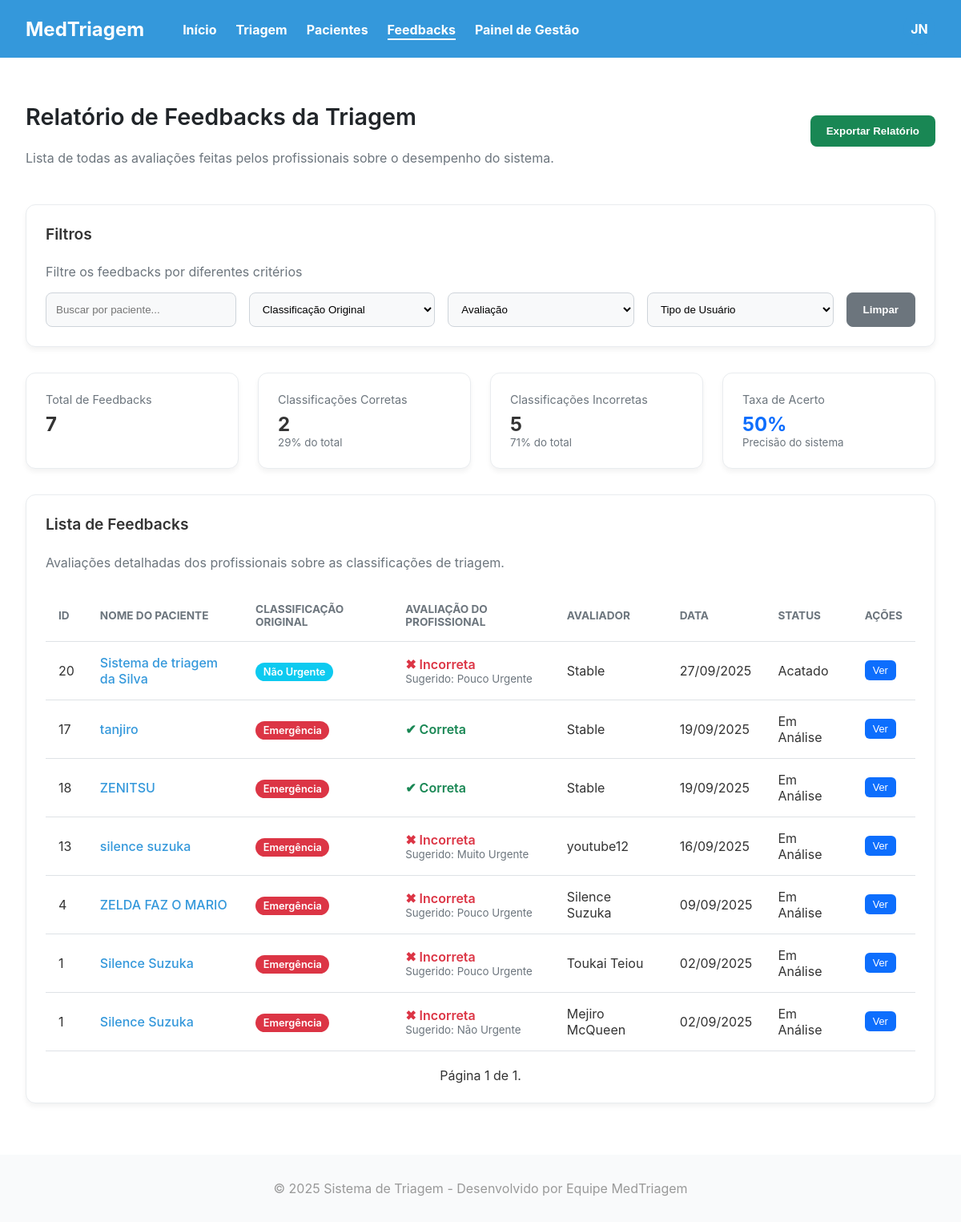
The app's page /master/feedback/lista/ (signed in), older data.
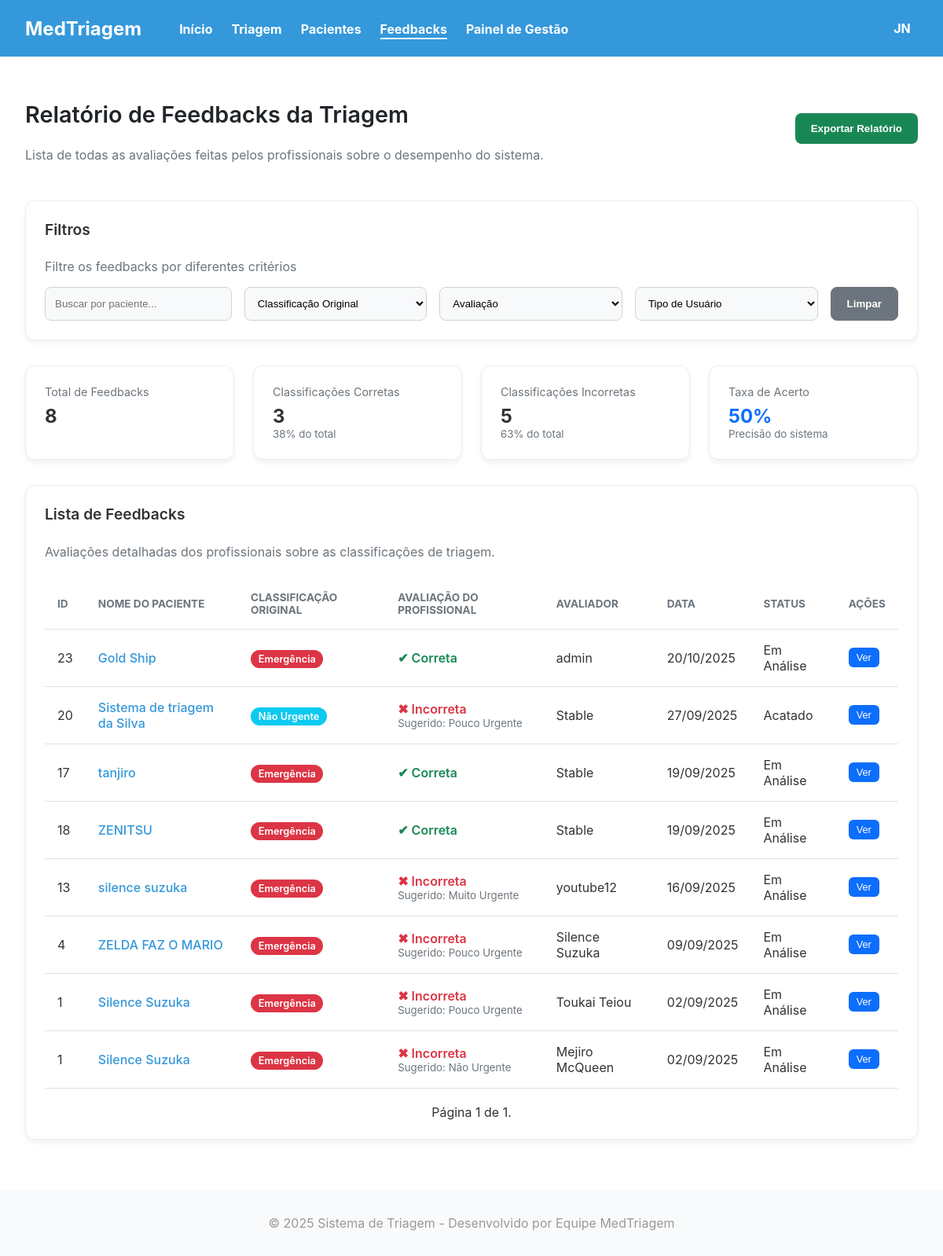
The same page, newer data.
### triagem/models.py (models this page shows, shortened)
class FeedbackTriagem(models.Model):
    unidade_saude = models.ForeignKey(UnidadeSaude, on_delete=models.CASCADE, null=True) # Campo OBRIGATÓRIO
    paciente = models.ForeignKey(Paciente, on_delete=models.CASCADE)
    usuario = models.ForeignKey(settings.AUTH_USER_MODEL, on_delete=models.SET_NULL, null=True)
    triagem_correta = models.BooleanField(verbose_name="A classificação do sistema foi correta?")
    classificacao_correta = models.CharField(max_length=50, choices=Paciente.Risco, blank=True, null=True, verbose_name="Se não, qual seria a classificação correta?")
    motivo = models.TextField(blank=True, null=True, verbose_name="Motivo da reclassificação")
    data_criacao = models.DateTimeField(auto_now_add=True)
    class StatusFeedback(models.TextChoices):
        EM_ANALISE = 'EM_ANALISE', 'Em Análise'
        ACATADO = 'ACATADO', 'Acatado'
        NAO_ACATADO = 'NAO_ACATADO', 'Não Acatado'
    status = models.CharField(
        max_length=20,
        choices=StatusFeedback.choices,
        default=StatusFeedback.EM_ANALISE, # Todo novo feedback começa "Em Análise"
        verbose_name="Status do Feedback"
    )
    data_criacao = models.DateTimeField(auto_now_add=True)

class Paciente(models.Model):
    unidade_saude = models.ForeignKey(UnidadeSaude, on_delete=models.CASCADE, null=True) # Campo OBRIGATÓRIO
    Sexualidade = [
        ('Masculino', 'Masculino'),
        ('Feminino', 'Feminino'),
    ]
    Convenios = [
        ('SUS', 'SUS'),
        ('Unimed', 'Unimed'),
        ('Hapvida', 'Hapvida'),
        ('Amil', 'Amil'),
        ('Bradesco Saude', 'Bradesco Saude'),
    ]
    Status = [
        ('Pendente', 'Pendente'),
        ('Aguardando', 'Aguardando'),
        ('Em atendimento', 'Em atendimento'),
        ('Concluido', 'Concluido'),
    ]
    Sintomas = [
        ('Dor_Toracica', 'Dor Torácica / Aperto no Peito'),
        ('Falta_de_Ar', 'Falta de Ar / Dificuldade para Respirar'),
        ('Alteracao_Neurologica_Grave', 'Alteração de Consciência / Convulsão / Confusão'),
        ('Sangramento_Ativo', 'Sangramento Ativo / Vômito ou Fezes com Sangue'),
        ('Febre', 'Febre / Calafrios'),
        ('Dor_de_Cabeca', 'Dor de Cabeça'),
        ('Tontura_MalEstar', 'Tontura / Fraqueza / Mal-estar Geral'),
        ('Sintomas_Respiratorios_Leves', 'Tosse / Espirros / Dor de Garganta'),
        ('Dor_Abdominal', 'Dor Abdominal / Cólica'),
        ('Sintomas_Gastrointestinais', 'Náusea / Vômito / Diarreia'),
        ('Lesao_Trauma', 'Lesão / Trauma / Queda Recente'),
        ('Dor_Locomotora', 'Dor Muscular / Articular / Lombar'),
        ('Reacao_Alergica_Pele', 'Reação Alérgica / Erupção na Pele / Inchaço'),
        ('Queixa_Urinaria', 'Queixa Urinária (Dor ao urinar / Sangue na urina)'),
        ('Outro', 'Outro'),
    ]
    Risco = [
        ('Vermelho', 'Emergência'),
        ('Laranja', 'Muito Urgente'),
        ('Amarelo', 'Urgente'),
        ('Verde', 'Pouco Urgente'),
        ('Azul', 'Não Urgente'),
    ]
    Profissionais = [
        ('Clinica Medica', 'Clinica Medica'),
        ('Ortopedia', 'Ortopedia'),
        ('Pediatria', 'Pediatria'),
        ('Cardiologia', 'Cardiologia'),
        ('Neurologia', 'Neurologia'),
    ]
    nome = models.CharField(max_length=100)
    data_nascimento = models.DateField(verbose_name="Data de Nascimento")
    sexo = models.CharField(choices=Sexualidade, max_length=50)
    cpf = models.CharField(unique=True, max_length=14)
    convenio = models.CharField(choices=Convenios, max_length=50)
    nome_responsavel = models.CharField(max_length=100, blank=True, null=True, verbose_name="Nome do Responsável")
    cpf_responsavel = models.CharField(max_length=11, blank=True, null=True, verbose_name="CPF do Responsável")
    temperatura = models.FloatField(max_length=3)
    pressao_sistolica = models.CharField(max_length=3) # Valor maior
    pressao_diastolica = models.CharField(max_length=3) # Valor menor
    pulso = models.CharField(max_length=3)
    frequenciaRespiratoria = models.CharField(max_length=3)
    saturacao = models.CharField(max_length=3)
    glicemia = models.CharField(max_length=3)
    dor = models.IntegerField(validators=[MinValueValidator(0), MaxValueValidator(10)])
    queixa = models.CharField(max_length=1000)
    inicio_sintomas = models.DateField()
    sintomas_associados = models.CharField(choices=Sintomas, max_length=50)
    observacoes = models.CharField(blank=True, null=True, max_length=1000)
    classificacao = models.CharField(choices=Risco, max_length=50,blank=True, null=True)
    justificativa = models.CharField(blank=True, null=True)
    encaminhamento = models.CharField(choices=Profissionais, max_length=50,blank=True, null=True)
    status = models.CharField(max_length=30, choices=Status, default='Pendente',blank=True, null=True)
    hora_chegada = models.DateTimeField(default=timezone.now, blank=True)
    hora_inicio_atendimento = models.DateTimeField(null=True, blank=True)
    hora_fim_atendimento = models.DateTimeField(null=True, blank=True)
    atendente = models.ForeignKey(settings.AUTH_USER_MODEL, on_delete=models.PROTECT, related_name='pacientes_criados')
    medico_responsavel = models.ForeignKey(settings.AUTH_USER_MODEL, on_delete=models.SET_NULL, related_name='pacientes_atendidos', null=True, blank=True)

class CustomUser(AbstractUser):
    unidade_saude = models.ForeignKey(UnidadeSaude, on_delete=models.CASCADE, null=True) # Campo OBRIGATÓRIO
    class TipoUsuario(models.TextChoices):
        ATENDENTE = 'ATENDENTE', 'Atendente'
        MEDICO = 'MEDICO', 'Médico'
        TECNICO_ENFERMAGEM = 'TECNICO_ENFERMAGEM', 'Téc. de Enfermagem' # <-- NOVO TIPO
        ADMIN = 'ADMIN', 'Admin'
    UF_CHOICES = [
        ('AC', 'AC'), ('AL', 'AL'), ('AP', 'AP'), ('AM', 'AM'), ('BA', 'BA'),
        ('CE', 'CE'), ('DF', 'DF'), ('ES', 'ES'), ('GO', 'GO'), ('MA', 'MA'),
        ('MT', 'MT'), ('MS', 'MS'), ('MG', 'MG'), ('PA', 'PA'), ('PB', 'PB'),
        ('PR', 'PR'), ('PE', 'PE'), ('PI', 'PI'), ('RJ', 'RJ'), ('RN', 'RN'),
        ('RS', 'RS'), ('RO', 'RO'), ('RR', 'RR'), ('SC', 'SC'), ('SP', 'SP'),
        ('SE', 'SE'), ('TO', 'TO'),
    ]
    Especializacoes = [
        ('CLINICA_GERAL', 'Clínica Geral'),
        ('CARDIOLOGIA', 'Cardiologia'),
        ('ORTOPEDIA', 'Ortopedia'),
        ('PEDIATRIA', 'Pediatria'),
        ('NEUROLOGIA', 'Neurologia'),
        ('OUTRA', 'Outra')
    ]
    nome_completo = models.CharField(max_length=255)
    email = models.EmailField(unique=True)
    cpf = models.CharField(max_length=14, unique=True)
    tipo_usuario = models.CharField(max_length=20, choices=TipoUsuario.choices, default=TipoUsuario.ATENDENTE)
    crm = models.CharField(max_length=20, blank=True, null=True, verbose_name="CRM (Apenas para Médicos)")
    especializacao = models.CharField(max_length=50, choices=Especializacoes,blank=True,null=True)
    coren = models.CharField(max_length=20, blank=True, null=True, verbose_name="COREN (Apenas para Téc. de Enfermagem)")
    uf_registro = models.CharField(max_length=2, choices=UF_CHOICES, blank=True, null=True, verbose_name="UF do Registro Profissional")
    foto_perfil = models.ImageField(upload_to='fotos_perfil/', default='fotos_perfil/default.jpg', null=True,blank=True,verbose_name="Foto de Perfil")
    USERNAME_FIELD = 'username'
    REQUIRED_FIELDS = ['email', 'nome_completo', 'cpf']

### triagem/views.py (the view)
# urls.py: path('feedback/lista/', lista_feedback_view, name='lista_feedback'),
@login_required
def lista_feedback_view(request):
    unidade_atual = request.user.unidade_saude
    todos_os_feedbacks = FeedbackTriagem.objects.select_related('paciente', 'usuario') \
        .annotate(
            total_feedbacks_paciente=Count('paciente__feedbacktriagem')
        ) \
        .order_by('-data_criacao')
    paginator = Paginator(todos_os_feedbacks, 20) # Divide a lista em páginas de 20
    page_number = request.GET.get('page')
    page_obj = paginator.get_page(page_number)
    total_feedbacks = todos_os_feedbacks.count()
    classificacoes_corretas = todos_os_feedbacks.filter(triagem_correta=True).count()
    classificacoes_incorretas = total_feedbacks - classificacoes_corretas
    if total_feedbacks > 0:
        percentual_corretas = (classificacoes_corretas / total_feedbacks) * 100
        percentual_incorretas = (classificacoes_incorretas / total_feedbacks) * 100
    else:
        percentual_corretas = 0
        percentual_incorretas = 0
    context = {
        'feedbacks': todos_os_feedbacks,
        'page_obj': page_obj, # <-- ADICIONE ESTA LINHA EM SEU LUGAR
        'classificacao_choices': Paciente.Risco,
        'tipo_usuario_choices': CustomUser.TipoUsuario.choices,
        'total_feedbacks': total_feedbacks,
        'classificacoes_corretas': classificacoes_corretas,
        'classificacoes_incorretas': classificacoes_incorretas,
        'percentual_corretas': percentual_corretas,
        'percentual_incorretas': percentual_incorretas,
        'pagina_ativa': 'feedbacks',
    }
    return render(request, 'site/lista_feedback.html', context)

### triagem/templates/site/lista_feedback.html (shortened to what this page needs)
{% extends 'site/headerBase.html' %}
{% load static %}
{% block styles %}
    <link rel="stylesheet" href="{% static 'front/css/lista_feedback.css' %}?v=2">
{% endblock %}
{% block content %}
<main class="feedback-container">
    <div class="feedback-header">
        <div>
            <h2>Relatório de Feedbacks da Triagem</h2>
            <p>Lista de todas as avaliações feitas pelos profissionais sobre o desempenho do sistema.</p>
        </div>
        <button class="btn btn-export">Exportar Relatório</button>
    </div>
    <div class="card filter-card">
        <h4>Filtros</h4>
        <p>Filtre os feedbacks por diferentes critérios</p>
        <div class="filter-form">
            <input type="text" id="paciente-search" placeholder="Buscar por paciente...">
            <select id="classificacao-filter">
                <option value="">Classificação Original</option>
            </select>
            <select id="avaliacao-filter">
                <option value="">Avaliação</option>
            </select>
            <select id="tipo-usuario-filter">
                <option value="">Tipo de Usuário</option>
            </select>
            <button id="clear-filters-btn" class="btn btn-secondary">Limpar</button>
        </div>
    </div>
    <div class="stats-grid">
        <div class="card stat-card">
            <span>Total de Feedbacks</span>
            <strong>{{ total_feedbacks }}</strong>
        </div>
        <div class="card stat-card">
            <span>Classificações Corretas</span>
            <strong>{{ classificacoes_corretas }}</strong>
            <small>{{ percentual_corretas|floatformat:0 }}% do total</small>
        </div>
        <div class="card stat-card">
            <span>Classificações Incorretas</span>
            <strong>{{ classificacoes_incorretas }}</strong>
            <small>{{ percentual_incorretas|floatformat:0 }}% do total</small>
        </div>
        <div class="card stat-card">
            <span>Taxa de Acerto</span>
            <strong class="text-blue">50%</strong>
            <small>Precisão do sistema</small>
        </div>
    </div>
    <div class="card list-card">
        <h4>Lista de Feedbacks</h4>
        <p>Avaliações detalhadas dos profissionais sobre as classificações de triagem.</p>
        <table class="feedback-table">
            <thead>
                <tr>
                    <th>ID</th>
                    <th>Nome do Paciente</th>
                    <th>Classificação Original</th>
                    <th>Avaliação do Profissional</th>
                    <th>Avaliador</th>
                    <th>Data</th>
                    <th>Status</th>
                    <th>Ações</th>
                </tr>
            </thead>
            <tbody id="feedback-tbody">
                {% for fb in feedbacks %}
                <tr
                    data-paciente="{{ fb.paciente.nome|lower }}"
                    data-classificacao="{{ fb.paciente.get_classificacao_display|slugify }}"
                    data-avaliacao="{% if fb.triagem_correta %}correta{% else %}incorreta{% endif %}"
                    data-tipo-usuario="{{ fb.usuario.get_tipo_usuario_display|slugify }}">
                    <td>{{ fb.paciente.id }}</td>
                    <td><a href="{% url 'hosp:mostrar' pk=fb.paciente.pk %}">{{ fb.paciente.nome }}</a></td>
                    <td>
                        <span class="tag tag-{{ fb.paciente.get_classificacao_display|slugify }}">{{ fb.paciente.get_classificacao_display }}</span>
                    </td>
                    <td>
                        {% if fb.triagem_correta %}
                            <span class="avaliacao-correta">✔ Correta</span>
                        {% else %}
                            <span class="avaliacao-incorreta">✖ Incorreta
                                <small>Sugerido: {{ fb.get_classificacao_correta_display }}</small>
                            </span>
                        {% endif %}
                    </td>
                    <td>{{ fb.usuario.nome_completo }}</td>
                    <td>{{ fb.data_criacao|date:"d/m/Y" }}</td>
                    <td>
                        <span class="status-feedback-{{ fb.status|lower }}">
                            {{ fb.get_status_display }}
                        </span>
                    </td>
                    <td>
                        <button class="btn-ver"
                                data-paciente-nome="{{ fb.paciente.nome }}"
                                data-queixa-principal="{{ fb.paciente.queixa }}"
                                data-avaliador-nome="{{ fb.usuario.nome_completo }}"
                                data-data="{{ fb.data_criacao|date:'d/m/Y H:i' }}"
                                data-classificacao-original="{{ fb.paciente.get_classificacao_display }}"
                                data-triagem-correta="{{ fb.triagem_correta|yesno:'Correta,Incorreta' }}"
                                data-classificacao-sugerida="{{ fb.get_classificacao_correta_display }}"
                                data-motivo="{{ fb.motivo|default:'Nenhuma justificativa fornecida.' }}"
                                data-feedback-count="{{ fb.total_feedbacks_paciente }}"
                                data-classificacao-slug="{{ fb.paciente.get_classificacao_display|slugify }}">
                            Ver
                        </button>
                    </td>
                </tr>
                {% empty %}
                <tr>
                    <td colspan="7" style="text-align: center;">Nenhum feedback foi registrado ainda.</td>
                </tr>
                {% endfor %}
            </tbody>
        </table>
        <div class="pagination" style="margin-top: 20px; text-align: center;">
            <span class="step-links">
                <span class="current">
                    Página {{ page_obj.number }} de {{ page_obj.paginator.num_pages }}.
                </span>
            </span>
        </div>
    </div>
</main>
{% endblock %}

Row changes from the older to the newer data that the page shows:
added FeedbackTriagem: paciente.id "23", paciente.nome "Gold Ship", paciente.classificacao "Emergência", triagem_correta "✔ Correta", usuario.nome_completo "admin", data_criacao "20/10/2025", status "Em Análise"
Text that changed along with them:
{{ total_feedbacks }}: "7" → "8"
{{ classificacoes_corretas }}: "2" → "3"
{{ percentual_corretas|floatformat:0 }}: "29" → "38"
{{ percentual_incorretas|floatformat:0 }}: "71" → "63"
